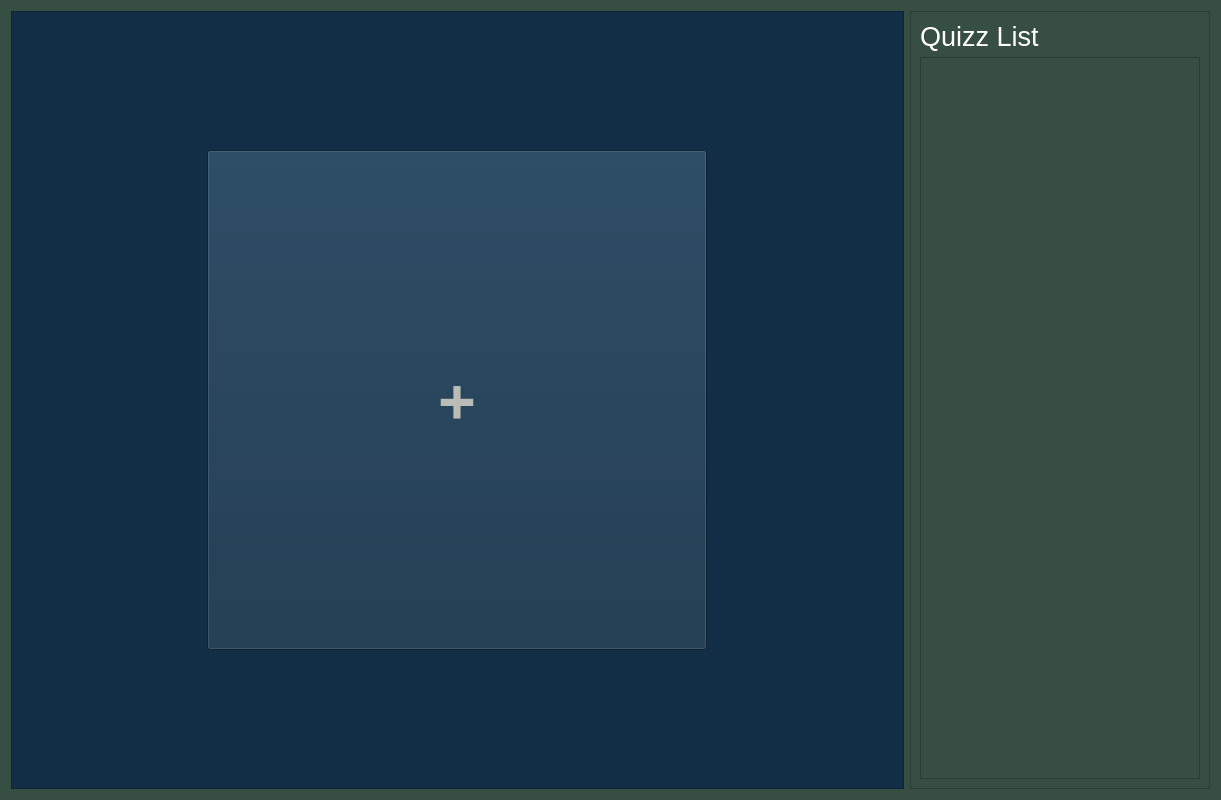
<?xml version="1.0" encoding="UTF-8"?>
<ui version="4.0">
 <class>admin_Window</class>
 <widget class="QWidget" name="admin_Window">
  <property name="geometry">
   <rect>
    <x>0</x>
    <y>0</y>
    <width>1221</width>
    <height>800</height>
   </rect>
  </property>
  <property name="minimumSize">
   <size>
    <width>1000</width>
    <height>800</height>
   </size>
  </property>
  <property name="windowTitle">
   <string>admin_Window</string>
  </property>
  <property name="styleSheet">
   <string notr="true">background-color: rgb(55, 79, 66);</string>
  </property>
  <layout class="QHBoxLayout" name="horizontalLayout_3">
   <item>
    <widget class="QFrame" name="Add_Frame">
     <property name="styleSheet">
      <string notr="true">background-color: rgb(18, 46, 70);</string>
     </property>
     <property name="frameShape">
      <enum>QFrame::StyledPanel</enum>
     </property>
     <property name="frameShadow">
      <enum>QFrame::Raised</enum>
     </property>
     <layout class="QHBoxLayout" name="horizontalLayout_4">
      <item>
       <widget class="QPushButton" name="main_btn">
        <property name="maximumSize">
         <size>
          <width>500</width>
          <height>500</height>
         </size>
        </property>
        <property name="font">
         <font>
          <family>Ubuntu Mono</family>
          <pointsize>50</pointsize>
          <weight>75</weight>
          <bold>true</bold>
         </font>
        </property>
        <property name="cursor">
         <cursorShape>PointingHandCursor</cursorShape>
        </property>
        <property name="styleSheet">
         <string notr="true">color: rgb(186, 189, 182);</string>
        </property>
        <property name="text">
         <string>+</string>
        </property>
       </widget>
      </item>
     </layout>
    </widget>
   </item>
   <item>
    <widget class="QFrame" name="List_Frame">
     <property name="maximumSize">
      <size>
       <width>300</width>
       <height>16777215</height>
      </size>
     </property>
     <property name="styleSheet">
      <string notr="true">background-color: rgb(55, 79, 66);
gridline-color: qradialgradient(spread:pad, cx:0.5, cy:0.5, radius:0.5, fx:0.5, fy:0.5, stop:0 rgba(0, 0, 0, 0), stop:0.52 rgba(0, 0, 0, 0), stop:0.565 rgba(82, 121, 76, 33), stop:0.65 rgba(159, 235, 148, 64), stop:0.721925 rgba(255, 238, 150, 129), stop:0.77 rgba(255, 128, 128, 204), stop:0.89 rgba(191, 128, 255, 64), stop:1 rgba(0, 0, 0, 0));</string>
     </property>
     <property name="frameShape">
      <enum>QFrame::StyledPanel</enum>
     </property>
     <property name="frameShadow">
      <enum>QFrame::Plain</enum>
     </property>
     <property name="lineWidth">
      <number>0</number>
     </property>
     <layout class="QVBoxLayout" name="verticalLayout">
      <item>
       <widget class="QLabel" name="label">
        <property name="minimumSize">
         <size>
          <width>0</width>
          <height>0</height>
         </size>
        </property>
        <property name="maximumSize">
         <size>
          <width>16777215</width>
          <height>30</height>
         </size>
        </property>
        <property name="font">
         <font>
          <family>Ubuntu</family>
          <pointsize>20</pointsize>
          <weight>50</weight>
          <italic>false</italic>
          <bold>false</bold>
          <strikeout>false</strikeout>
          <kerning>true</kerning>
         </font>
        </property>
        <property name="styleSheet">
         <string notr="true">font: 20pt &quot;Ubuntu&quot;;
color: rgb(255, 254, 255);</string>
        </property>
        <property name="text">
         <string>Quizz List</string>
        </property>
        <property name="indent">
         <number>0</number>
        </property>
        <property name="openExternalLinks">
         <bool>false</bool>
        </property>
       </widget>
      </item>
      <item>
       <widget class="QListView" name="listView"/>
      </item>
     </layout>
    </widget>
   </item>
  </layout>
 </widget>
 <resources/>
 <connections/>
</ui>
